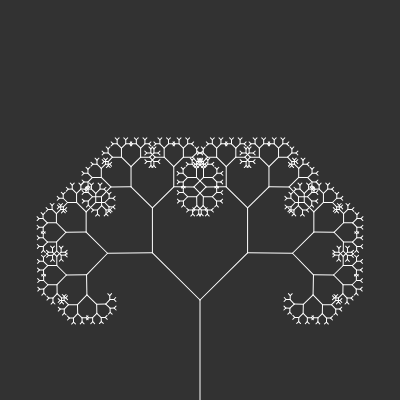
Frame 1 (no input)
Frame 60 (no input): identical to frame 1, image omitted
Frame 120 (the mouse pressed at the canvas centre since frame 60): identical to frame 1, image omitted

The p5.js sketch that drew this single still picture (run headless with seeded random() and noise() and a simulated clock; from frame 60 on, the mouse is pressed at the canvas centre):

// p5.js sketch
// ── sketch.js
var angle = 0;
var slider;
//p5.disableFriendlyErrors = true;

function setup() {
  createCanvas(400, 400);
  slider = createSlider(0, TWO_PI, PI / 4, 0.01);
}


function draw() {
  background(50);
  angle = slider.value();
  stroke(255);
  translate(200, height);
  branch(100);
}

function branch(len) {
  // var len = 200;
  line(0,0,0, - len);
  translate(0, -len);
  if (len > 4) {
    push();
    rotate(angle);
    branch(len * 0.67);
    pop();
    push();
    //line(0, 0, 0, - len * 0.67);
    rotate(-angle);
    branch(len * 0.67);
    pop();
  }

}
